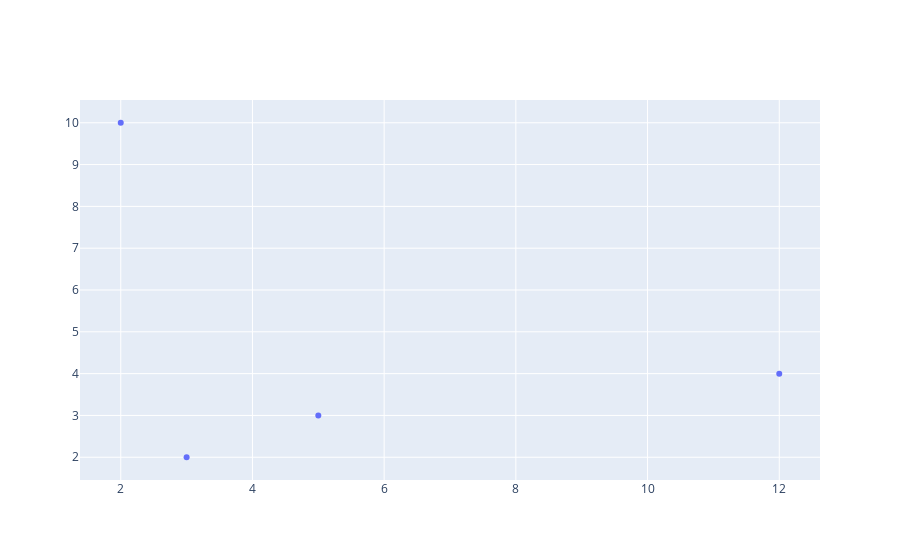

Here is the notebook cell this chart was saved with:
### Code cell
fig=go.Figure(go.Scatter(x=x,y=y,mode='markers'))
fig.show()

### Figure 1 — Plotly figure (JSON) as saved in the notebook; plotly's stock layout.template omitted (floating-point values rounded to 4 significant figures)
{"data": [{"mode": "markers", "type": "scatter", "x": [12, 5, 3, 2], "y": [4, 3, 2, 10]}], "layout": {}}
